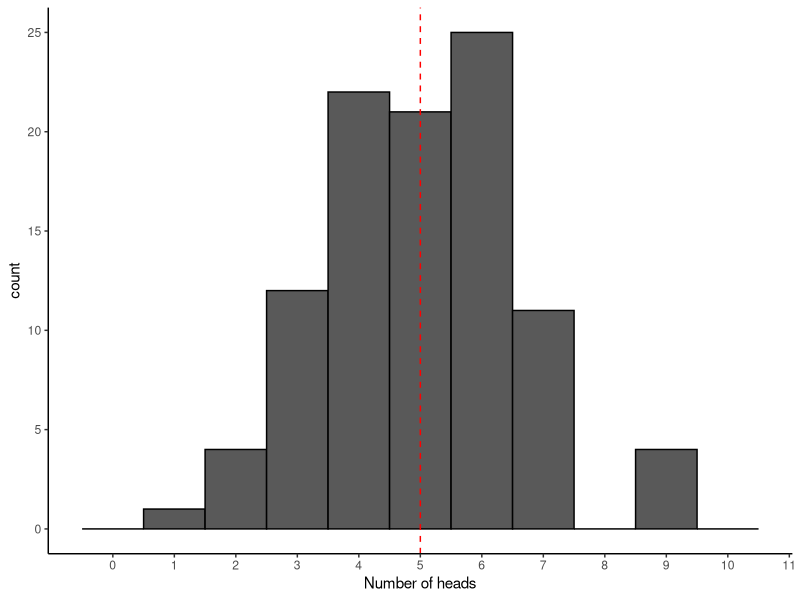
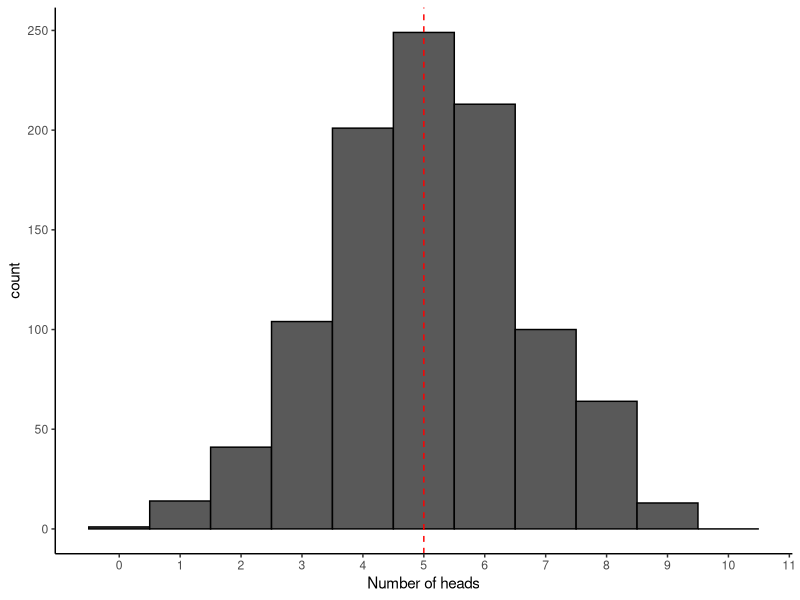
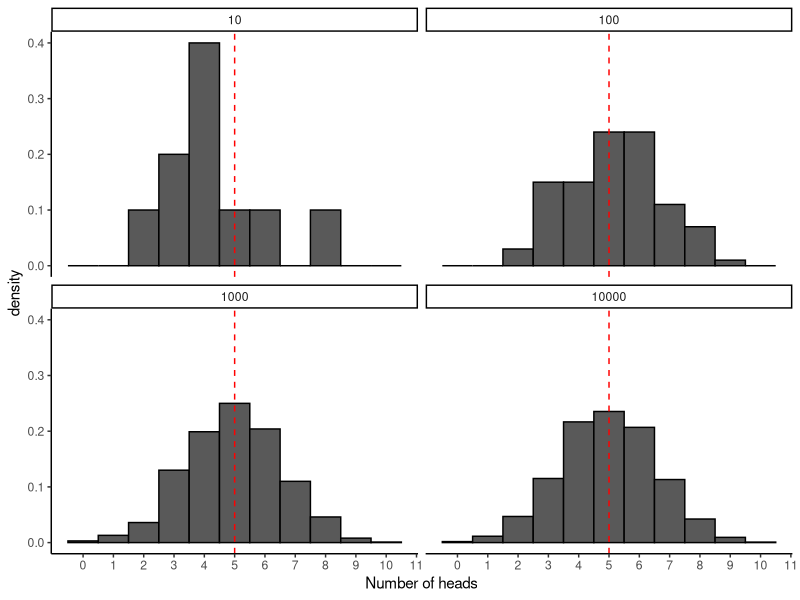
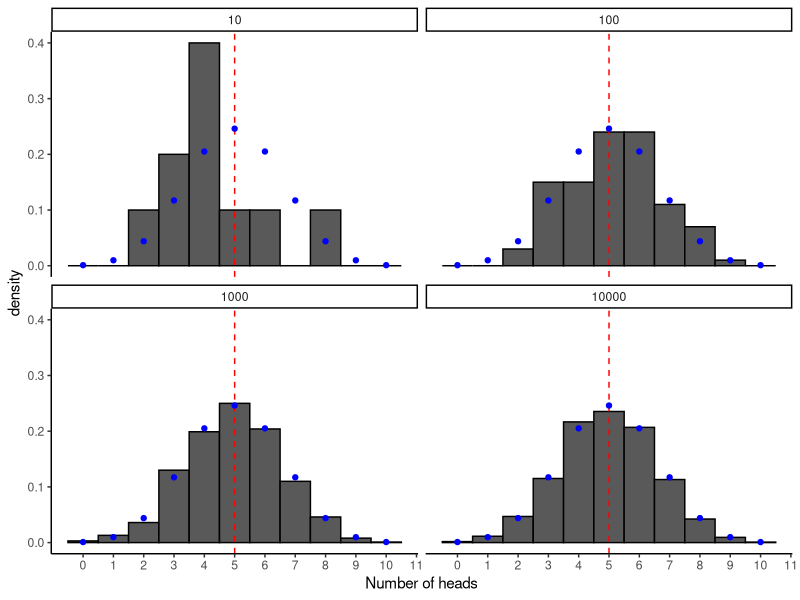
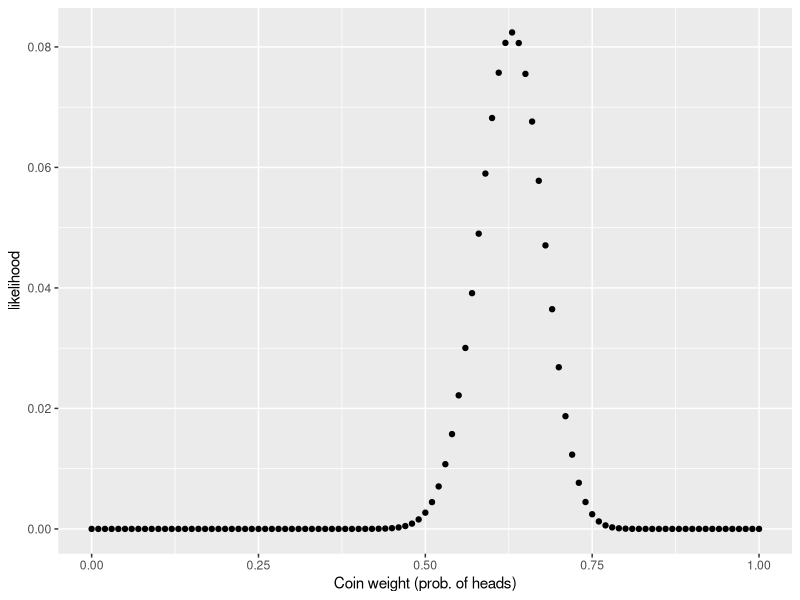

These figures' R source, in order:
## ---- chunk 1
knitr::opts_chunk$set(echo = TRUE)
## ---- chunk 2
library(tidyverse)
## ---- chunk 3
sample(x = c("heads", "tails"), prob = c(0.5, 0.5), size = 1)
## ---- chunk 4
print(sample(c("heads", "tails"), size = 1))
print(sample(c("heads", "tails"), size = 1))
print(sample(c("heads", "tails"), size = 1))
## ---- chunk 5
sample(c("heads", "tails"), size = 2, replace = TRUE)
## ---- chunk 6
sample(x = 1:6, size = 10, replace = TRUE)
## ---- chunk 7
sample(x = c("Thailand","Cambodia", "Vietnam"), size = 3, replace = FALSE)
## ---- chunk 8
table(sample(x = c("males","females"), prob = c(0.6,0.4), size = 10, replace = TRUE))
## ---- chunk 9
coin_flip <- sample(c("heads", "tails"), size = 100, replace = TRUE)
print(coin_flip)
## ---- chunk 10
table(coin_flip)
## ---- chunk 11
sum(coin_flip == "heads")/length(coin_flip)
## ---- chunk 12
rbinom(n = 1, size = 100, prob = 0.5)
# n: how many times to repeat all the trials
# size: how many trials to do 
# prob: chance of success in each trial
## ---- chunk 13
binom_samples <- rbinom(n = 100, size = 10, prob = 0.5)
binom_samples
## ---- chunk 14
mean(binom_samples)
## ---- chunk 15
data.frame(value = binom_samples) %>% ggplot(aes(x = value)) + 
  geom_histogram(binwidth = 1, center = 0, color = "black") + 
  geom_vline(aes(xintercept = 5),linetype = "dashed", color = "red") + 
  scale_x_continuous(breaks = 0:11, limits = c(-0.5,10.5)) + 
  labs(x = "Number of heads") + 
  theme_classic()
## ---- chunk 16
binom_samples_more <- rbinom(n = 1000, size = 10, prob = 0.5)
data.frame(value = binom_samples_more) %>% ggplot(aes(x = value)) + 
  geom_histogram(binwidth = 1, center = 0, color = "black") + 
  geom_vline(aes(xintercept = 5),linetype = "dashed", color = "red") + 
  scale_x_continuous(breaks = 0:11, limits = c(-0.5,10.5)) + 
  labs(x = "Number of heads") + 
  theme_classic()
## ---- chunk 17
sum(binom_samples_more == 8)/length(binom_samples_more)
# In the above sample of 1000 repeats of 10 flips each, we see that about 5% of the time we get 8 heads. This is rare, but not THAT rare
## ---- chunk 18
prop.table(table(binom_samples_more))
# In the above sample of 1000 repeats of 10 flips each, we see that about 6% of the time we get 8 or more heads. This is rare, but not THAT rare
## ---- chunk 19

binom_samples_10 <- rbinom(n = 10, size = 10, prob = 0.5)
binom_samples_100 <- rbinom(n = 100, size = 10, prob = 0.5)
binom_samples_1000 <- rbinom(n = 1000, size = 10, prob = 0.5)
binom_samples_10000 <- rbinom(n = 10000, size = 10, prob = 0.5)

binom.df <- data.frame(value = binom_samples_10, sample_size = 10) %>% 
  rbind(data.frame(value = binom_samples_100, sample_size = 100)) %>%
  rbind(data.frame(value = binom_samples_1000, sample_size = 1000)) %>%
  rbind(data.frame(value = binom_samples_10000, sample_size = 10000)) 

plot.binom <- binom.df %>% 
  ggplot(aes(x = value)) + 
  geom_histogram(binwidth = 1, center = 0, color = "black",aes(y = after_stat(density))) + 
  geom_vline(aes(xintercept = 5),linetype = "dashed", color = "red") + 
  scale_x_continuous(breaks = 0:11, limits = c(-0.5,10.5)) + 
  labs(x = "Number of heads") + 
  theme_classic() + 
  facet_wrap(~sample_size)

plot.binom
## ---- chunk 20

binom.pmf <- data.frame(x = 0:10, freq = dbinom(x = 0:10, size = 10, prob = 0.5))

plot.binom + 
  geom_point(data = binom.pmf, aes(x=x, y = freq), color = "blue")
## ---- chunk 21
dbinom(x = 8, size = 10, prob = 0.5)
## ---- chunk 22
dbinom(x = 66, size = 100, prob = 0.5)
## ---- chunk 23
# pbinom(q = 66, size=100, prob=0.5) # probability of 66 or lower
# pbinom(q = 65, size=100, prob=0.5) # probability of 65 or lower
1- pbinom(q = 65, size=100, prob=0.5) # probability of over 65, ie prob of 66 or higher

## ---- chunk 24
n_trials = 10^5
binom.null <- rbinom(n = n_trials, size = 100, prob = 0.5)
sum(binom.null >=66)/n_trials
## ---- chunk 25
1- pbinom(q = 65, size=100, prob=0.7) # probability of over 65, ie prob of 66 or higher

# We would say "with our observed data (66/100 heads) we fail to reject the null hypothesis that our coin is weighted 70% towards heads, with a p value of 0.83 (vs a significance level of 0.05)"
## ---- chunk 26
likelihood_vs_coin_weight <- function(heads_observed, n_flips, weight){
  dbinom(x = heads_observed, size = n_flips, prob = weight)
}
likelihood_vs_coin_weight(63, 100, 0.7)
## ---- chunk 27

heads_observed <- 63
n_flips <- 100

test_weights <- seq(0,1,0.01)

lik.df <- data.frame(weight = test_weights, likelihood = likelihood_vs_coin_weight(heads_observed, n_flips, test_weights))

lik.df %>% 
  ggplot(aes(x = weight, y = likelihood)) + 
  geom_point() + 
  labs(x = "Coin weight (prob. of heads)")

## ---- chunk 28
#max
lik.df %>% filter(likelihood == max(likelihood))
